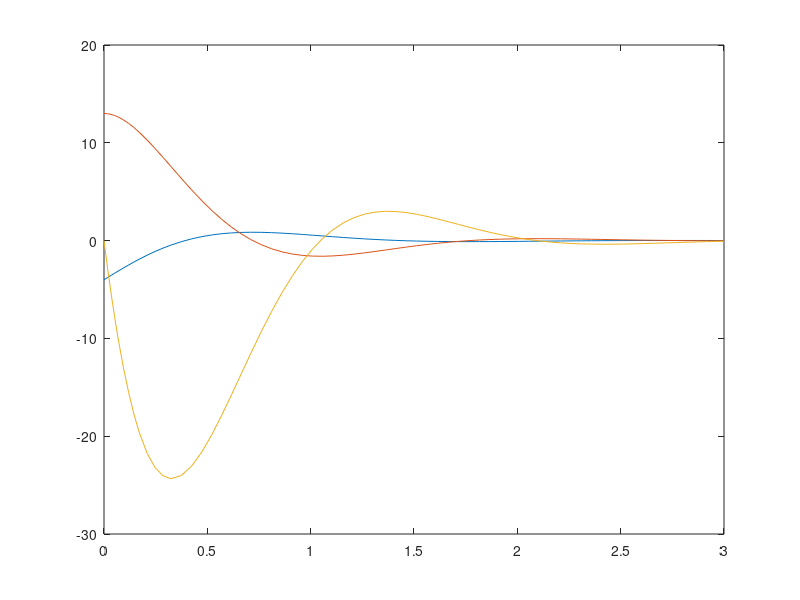

Here is the MATLAB script that generated this plot:
function fromEqToSysm

[X,Y] = ode45(@f, [0,3], [-4;13;0]);


plot(X, Y(:,1), X,Y(:,2), X,Y(:,3))


    function z = f(x,y)
        
        z = [y(2); y(3); -13*y(2)-4*y(3)];

    end


end